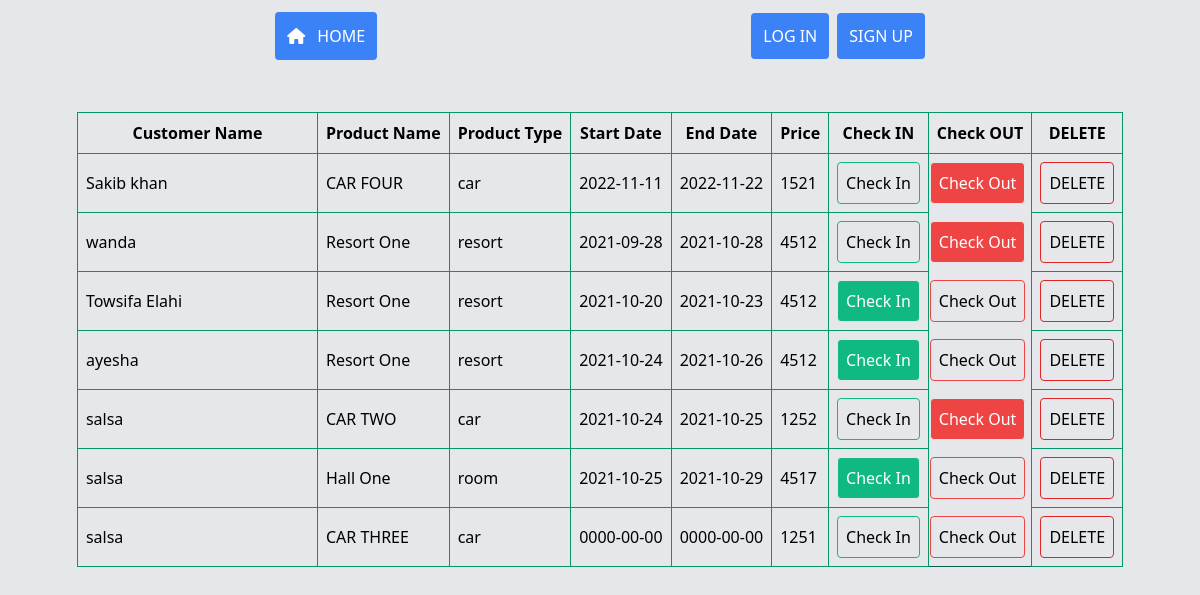
The app's page /checkinout.php with its own data.
### tables this page shows
CREATE TABLE `booking` (
  `id` int(11) NOT NULL,
  `checked_in_out` tinyint(1) DEFAULT NULL,
  `start_date` date NOT NULL,
  `end_date` date NOT NULL,
  `product_id` int(11) DEFAULT NULL,
  `customer_id` int(11) DEFAULT NULL
);

CREATE TABLE `customer` (
  `id` int(11) NOT NULL,
  `name` varchar(100) NOT NULL,
  `phone` varchar(11) NOT NULL,
  `email` varchar(100) NOT NULL,
  `password` varchar(100) DEFAULT NULL,
  `isAdmin` tinyint(1) DEFAULT NULL
);

CREATE TABLE `product_information` (
  `id` int(11) NOT NULL,
  `name` varchar(50) NOT NULL,
  `type` varchar(10) NOT NULL,
  `model` varchar(100) DEFAULT NULL,
  `address` varchar(255) DEFAULT NULL,
  `description` varchar(255) NOT NULL,
  `price` varchar(10) NOT NULL,
  `image_link` varchar(255) NOT NULL
);

### class/dbh.class.php (called while the page is built)
<?php
class Dbh {
  private $host   = 'localhost';
  private $dbName = 'orbs';
  private $user   = 'root';
  private $pwd    = '';
  protected function connect(){
    try {
      $dsn = 'mysql:host=' . $this->host . ';dbname=' . $this->dbName;
      $pdo = new PDO($dsn, $this->user, $this->pwd);
      $pdo->setAttribute(PDO::ATTR_DEFAULT_FETCH_MODE, PDO::FETCH_ASSOC);
      return $pdo;
    } catch (PDOException $e){
        print "Error " . $e->getMessage() . "<br />";
        die();
    }
  }
}
?>

### class/booking.class.php (called while the page is built, shortened)
<?php
require_once "dbh.class.php";
class Booking extends Dbh {
  protected function getBooking(){
    $sql = "SELECT * FROM booking";
    $stmt = $this->connect()->prepare($sql);
    try{
      $stmt->execute();
    } catch (Exception $e){
      print($e);
    }
    $result = $stmt->fetchAll();
    return $result;
  }
}

### class/bookingcontr.class.php (called while the page is built, shortened)
<?php
require_once "booking.class.php";
class BookingContr extends Booking {
  public function allBookings(){
    $results = $this->getBooking();
    return $results;
  }
}

### class/customer.class.php (called while the page is built, shortened)
<?php
require_once "dbh.class.php";
class Customer extends Dbh {
  protected function getCustomer($id){
    $sql = "SELECT * FROM customer WHERE id = ?";
    $stmt = $this->connect()->prepare($sql);
    $stmt->execute([$id]);
    $result = $stmt->fetchAll();
    return $result;
  }
}

### class/customerview.class.php (called while the page is built)
<?php
require_once "customer.class.php";
class CustomerView extends Customer {
  public function showSingleCustomer($id) {
    $customer = $this->getCustomer($id);
    return $customer;
  }
}
?>

### class/product.class.php (called while the page is built, shortened)
<?php
require_once "dbh.class.php";
class Product extends Dbh {
  protected function getSingleProduct($id){
    $sql = "SELECT * FROM product_information WHERE id = ?";
    $stmt = $this->connect()->prepare($sql);
    $stmt->execute([$id]);
    $result = $stmt->fetchAll();
    return $result;
  }
}

### class/productview.class.php (called while the page is built, shortened)
<?php
require_once "product.class.php";
class ProductView extends Product {
  public function showSingleProduct($id) {
    $product = $this->getSingleProduct($id);
    return $product;
  }
}
?>

### checkinout.php (the view, shortened to what this page needs)
<?php require_once "./inc/header.inc.php"; ?>
<body class="bg-gray-200">
  <?php require_once "./inc/navbar.inc.php"; ?>
  <div class="flex justify-center pt-10">
    <table class="table-fixed border-collapse border border-green-800">
    <thead>
      <tr>
	<th class="border border-green-600 p-2 w-60">Customer Name</th>
	<th class="border border-green-600 p-2">Product Name</th>
	<th class="border border-green-600 p-2">Product Type</th>
	<th class="border border-green-600 p-2">Start Date</th>
	<th class="border border-green-600 p-2">End Date</th>
	<th class="border border-green-600 p-2">Price</th>
	<th class="border border-green-600 p-2">Check IN</th>
	<th class="border border-green-600 p-2">Check OUT</th>
	<th class="border border-green-600 p-2">DELETE</th>
      </tr>
    </thead>
    <tbody>
      <?php
      include "./class/bookingcontr.class.php";
      include "./class/productview.class.php";
      include "./class/customerview.class.php";
      $allBookingsObj = new BookingContr();
      $allBookings = $allBookingsObj->allBookings();
      foreach($allBookings as $key=>$booking){
	$productsObj = new ProductView();
	$product = $productsObj->showSingleProduct($booking['product_id']);
	$customerObj = new CustomerView();
	$customer = $customerObj->showSingleCustomer($booking['customer_id']);
      ?>
      <tr>
	<td class="border border-green-600 p-2"><?= $customer[0]['name'] ?></td>
	<td class="border border-green-600 p-2"><?= $product[0]['name'] ?></td>
	<td class="border border-green-600 p-2">
	  <?= $product[0]['type'] ?>
	</td>
	<td class="border border-green-600 p-2">
	  <?= $booking['start_date'] ?>
	</td>
	<td class="border border-green-600 p-2">
	  <?= $booking['end_date'] ?>
	</td>
	<td class="border border-green-600 p-2"><?= $product[0]['price'] ?></td>
	<?php
		if ($booking['checked_in_out'] == 1){
			$inColor = 'bg-green-500 text-white';
			$outColor = 'border-red-500 text-black';
		} elseif ($booking['checked_in_out'] === '0') {
			$inColor = 'border-green-500 text-black';
			$outColor = 'bg-red-500 text-white';
		} else {
			$inColor = 'border-green-500 text-black';
			$outColor = 'border-red-500 text-black';
		}
	?>
	<td class="border border-green-600 p-2">
	  <form action="./inc/checkinorout.inc.php" method="GET">
	      <button class="border p-2 <?= $inColor ?> rounded" type="submit" name="submit" value="in">
			  Check In</button>
	  </form>
	</td>
	<td>
		<form action="./inc/checkinorout.inc.php" method="GET">
	      <button class="border p-2 <?= $outColor ?> rounded" type="submit" name="submit" value="out">
				 Check Out</button>
		</form>
	</td>
	<td class="border border-green-600 p-2">
	  <form action="./inc/bookingdelete.inc.php">
	    <button class="border border-red-600 p-2 hover:bg-red-500
			   hover:text-white rounded" type="submit" name="submit">
	      DELETE
	    </button>
	  </form>
	</td>
      </tr>
      <?php }; ?>
    </tbody>
    </table>
  </div>
<?php require_once "./inc/footer.inc.php" ?>

### inc/header.inc.php (shortened to what this page needs)
<!doctype html>
<html lang="en">
  <head>
    <link href="https://unpkg.com/tailwindcss@^2/dist/tailwind.min.css" rel="stylesheet">
    <link href="./assets/css/style.css" rel="stylesheet"/>
  </head>

### inc/navbar.inc.php (shortened to what this page needs)
<nav class="container mx-auto py-3">
  <ul class="flex justify-around items-center">
    <li class="p-3 bg-blue-500 text-white rounded">
      <i class="fas fa-home pr-2"></i>
      <a href="index.php">HOME</a>
    </li>
    <?php
    if(!isset($_SESSION['user_id'])){
    ?>
      <div class="flex items-center">
    <li class="mr-2">
      <a href="login.php?type=cus"
	 class="bg-blue-500 text-white py-3 px-3 rounded">
 LOG IN
      </a>
    </li>
        <li class="py-2">
	  <a href="./signin.php"
	     class="bg-blue-500 text-white py-3 px-3 rounded">
	    SIGN UP
	  </a>
	</li>
      </div>
    <?php
    }
    ?>
  </ul>
</nav>

### inc/footer.inc.php (shortened to what this page needs)
  </body>
</html>

### records on screen
booking: customer.name "Sakib khan", product_information.name "CAR FOUR", product_information.type "car", start_date "2022-11-11", end_date "2022-11-22", product_information.price "1521"
booking: customer.name "wanda", product_information.name "Resort One", product_information.type "resort", start_date "2021-09-28", end_date "2021-10-28", product_information.price "4512"
booking: customer.name "Towsifa Elahi", product_information.name "Resort One", product_information.type "resort", start_date "2021-10-20", end_date "2021-10-23", product_information.price "4512"
booking: customer.name "ayesha", product_information.name "Resort One", product_information.type "resort", start_date "2021-10-24", end_date "2021-10-26", product_information.price "4512"
booking: customer.name "salsa", product_information.name "CAR TWO", product_information.type "car", start_date "2021-10-24", end_date "2021-10-25", product_information.price "1252"
booking: customer.name "salsa", product_information.name "Hall One", product_information.type "room", start_date "2021-10-25", end_date "2021-10-29", product_information.price "4517"
booking: customer.name "salsa", product_information.name "CAR THREE", product_information.type "car", start_date "0000-00-00", end_date "0000-00-00", product_information.price "1251"
